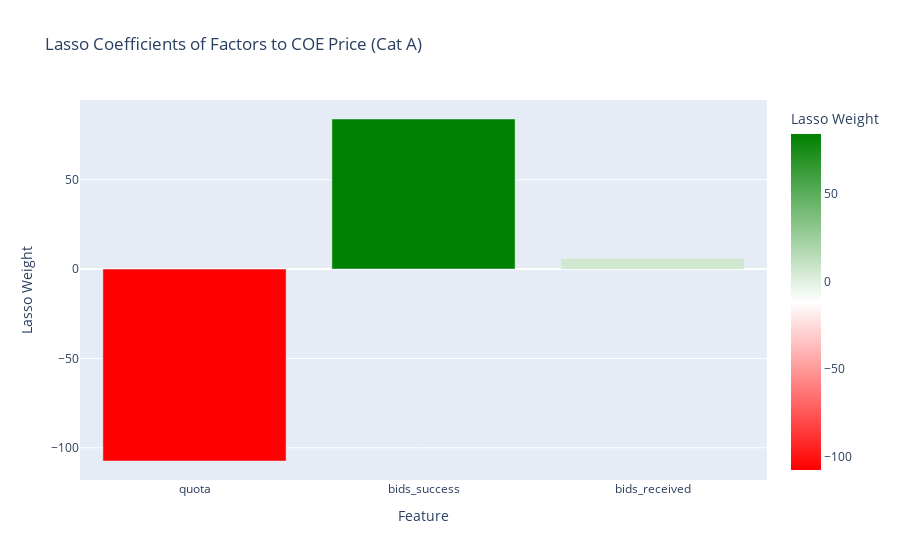

The notebook cell saved with this chart:
### Code cell
# Get names of
column_names = ['quota', 'bids_success', 'bids_received']


# Combine into a DataFrame for easier plotting
coef_df = pd.DataFrame({
    'Feature': column_names,
    'Coefficient': feature_coef
})

# Create the bar plot
fig = px.bar(
    coef_df,
    x='Feature',
    y='Coefficient',
    color='Coefficient',  # color based on coefficient value
    color_continuous_scale=['red', 'white', 'green'],  # negative to positive
    title='Lasso Coefficients of Factors to COE Price (Cat A)',
    labels={'Coefficient': 'Lasso Weight'}
)

fig.show()

### Figure 1 — Plotly figure (JSON) as saved in the notebook; plotly's stock layout.template omitted (floating-point values rounded to 4 significant figures)
{"data": [{"alignmentgroup": "True", "hovertemplate": "Feature=%{x}<br>Lasso Weight=%{marker.color}<extra></extra>", "legendgroup": "", "marker": {"color": [-107.4, 83.97, 6.064], "coloraxis": "coloraxis", "pattern": {"shape": ""}}, "name": "", "offsetgroup": "", "orientation": "v", "showlegend": false, "textposition": "auto", "type": "bar", "x": ["quota", "bids_success", "bids_received"], "xaxis": "x", "y": [-107.4, 83.97, 6.064], "yaxis": "y"}], "layout": {"barmode": "relative", "coloraxis": {"colorbar": {"title": {"text": "Lasso Weight"}}, "colorscale": [[0, "red"], [0.5, "white"], [1, "green"]]}, "legend": {"tracegroupgap": 0}, "title": {"text": "Lasso Coefficients of Factors to COE Price (Cat A)"}, "xaxis": {"anchor": "y", "domain": [0, 1], "title": {"text": "Feature"}}, "yaxis": {"anchor": "x", "domain": [0, 1], "title": {"text": "Lasso Weight"}}}}
